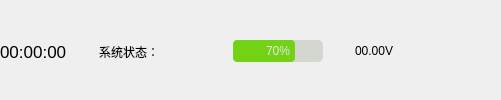
           <widget class="QWidget" name="widget_3" native="true">
            <property name="styleSheet">
             <string notr="true"/>
            </property>
            <layout class="QHBoxLayout" name="horizontalLayout_5">
             <property name="spacing">
              <number>0</number>
             </property>
             <property name="leftMargin">
              <number>0</number>
             </property>
             <property name="topMargin">
              <number>3</number>
             </property>
             <property name="rightMargin">
              <number>0</number>
             </property>
             <property name="bottomMargin">
              <number>0</number>
             </property>
             <item>
              <layout class="QHBoxLayout" name="horizontalLayout_3">
               <item>
                <widget class="QLabel" name="label_time">
                 <property name="minimumSize">
                  <size>
                   <width>60</width>
                   <height>0</height>
                  </size>
                 </property>
                 <property name="font">
                  <font>
                   <pointsize>13</pointsize>
                  </font>
                 </property>
                 <property name="text">
                  <string>00:00:00</string>
                 </property>
                </widget>
               </item>
               <item>
                <widget class="QLabel" name="label_19">
                 <property name="minimumSize">
                  <size>
                   <width>32</width>
                   <height>32</height>
                  </size>
                 </property>
                 <property name="maximumSize">
                  <size>
                   <width>32</width>
                   <height>32</height>
                  </size>
                 </property>
                 <property name="text">
                  <string/>
                 </property>
                 <property name="pixmap">
                  <pixmap resource="../resource/images.qrc">:/images/robot2.png</pixmap>
                 </property>
                </widget>
               </item>
               <item>
                <widget class="QLabel" name="label_18">
                 <property name="styleSheet">
                  <string notr="true"/>
                 </property>
                 <property name="text">
                  <string>系统状态：</string>
                 </property>
                </widget>
               </item>
               <item>
                <widget class="QPushButton" name="pushButton_status">
                 <property name="minimumSize">
                  <size>
                   <width>20</width>
                   <height>20</height>
                  </size>
                 </property>
                 <property name="maximumSize">
                  <size>
                   <width>20</width>
                   <height>20</height>
                  </size>
                 </property>
                 <property name="cursor">
                  <cursorShape>PointingHandCursor</cursorShape>
                 </property>
                 <property name="styleSheet">
                  <string notr="true">QPushButton{
border:none; 
padding:0px 0px 0px 0px;
margin:0px 0px 0px 0px;
}</string>
                 </property>
                 <property name="text">
                  <string/>
                 </property>
                </widget>
               </item>
               <item>
                <spacer name="horizontalSpacer">
                 <property name="orientation">
                  <enum>Qt::Horizontal</enum>
                 </property>
                 <property name="sizeHint" stdset="0">
                  <size>
                   <width>40</width>
                   <height>20</height>
                  </size>
                 </property>
                </spacer>
               </item>
               <item>
                <widget class="QLabel" name="label_10">
                 <property name="styleSheet">
                  <string notr="true"/>
                 </property>
                 <property name="text">
                  <string/>
                 </property>
                </widget>
               </item>
               <item>
                <widget class="QLabel" name="label_6">
                 <property name="maximumSize">
                  <size>
                   <width>30</width>
                   <height>30</height>
                  </size>
                 </property>
                 <property name="text">
                  <string/>
                 </property>
                 <property name="pixmap">
                  <pixmap resource="../resource/images.qrc">:/images/power.png</pixmap>
                 </property>
                </widget>
               </item>
               <item>
                <widget class="QProgressBar" name="progressBar">
                 <property name="maximumSize">
                  <size>
                   <width>90</width>
                   <height>16777215</height>
                  </size>
                 </property>
                 <property name="autoFillBackground">
                  <bool>true</bool>
                 </property>
                 <property name="styleSheet">
                  <string notr="true">QProgressBar#progressBar
{
      border:none;   /*无边框*/
      background:rgb(211, 215, 207);
      border-radius:5px;
      text-align:center;   /*文本的位置*/
      color: rgb(229, 229, 229);  /*文本颜色*/
}
 
QProgressBar::chunk 
{
      background-color:rgb(115, 210, 22);
      border-radius:4px;
}
</string>
                 </property>
                 <property name="value">
                  <number>70</number>
                 </property>
                 <property name="alignment">
                  <set>Qt::AlignBottom|Qt::AlignHCenter</set>
                 </property>
                </widget>
               </item>
               <item>
                <widget class="QLabel" name="label_11">
                 <property name="minimumSize">
                  <size>
                   <width>32</width>
                   <height>32</height>
                  </size>
                 </property>
                 <property name="maximumSize">
                  <size>
                   <width>32</width>
                   <height>32</height>
                  </size>
                 </property>
                 <property name="text">
                  <string/>
                 </property>
                 <property name="pixmap">
                  <pixmap resource="../resource/images.qrc">:/images/power-v.png</pixmap>
                 </property>
                </widget>
               </item>
               <item>
                <widget class="QLabel" name="label_power">
                 <property name="minimumSize">
                  <size>
                   <width>50</width>
                   <height>32</height>
                  </size>
                 </property>
                 <property name="maximumSize">
                  <size>
                   <width>50</width>
                   <height>32</height>
                  </size>
                 </property>
                 <property name="styleSheet">
                  <string notr="true"/>
                 </property>
                 <property name="text">
                  <string>00.00V</string>
                 </property>
                </widget>
               </item>
               <item>
                <widget class="QPushButton" name="min_btn">
                 <property name="cursor">
                  <cursorShape>OpenHandCursor</cursorShape>
                 </property>
                 <property name="styleSheet">
                  <string notr="true">border:none</string>
                 </property>
                 <property name="text">
                  <string/>
                 </property>
                 <property name="icon">
                  <iconset theme="://images/min.png">
                   <normaloff>.</normaloff>.</iconset>
                 </property>
                </widget>
               </item>
               <item>
                <widget class="QPushButton" name="max_btn">
                 <property name="cursor">
                  <cursorShape>OpenHandCursor</cursorShape>
                 </property>
                 <property name="styleSheet">
                  <string notr="true">border:none</string>
                 </property>
                 <property name="text">
                  <string/>
                 </property>
                 <property name="icon">
                  <iconset theme="://images/max.png">
                   <normaloff>.</normaloff>.</iconset>
                 </property>
                </widget>
               </item>
               <item>
                <widget class="QPushButton" name="close_btn">
                 <property name="cursor">
                  <cursorShape>OpenHandCursor</cursorShape>
                 </property>
                 <property name="styleSheet">
                  <string notr="true">border:none</string>
                 </property>
                 <property name="text">
                  <string/>
                 </property>
                 <property name="icon">
                  <iconset theme="://images/close.png">
                   <normaloff>.</normaloff>.</iconset>
                 </property>
                </widget>
               </item>
              </layout>
             </item>
            </layout>
           </widget>
